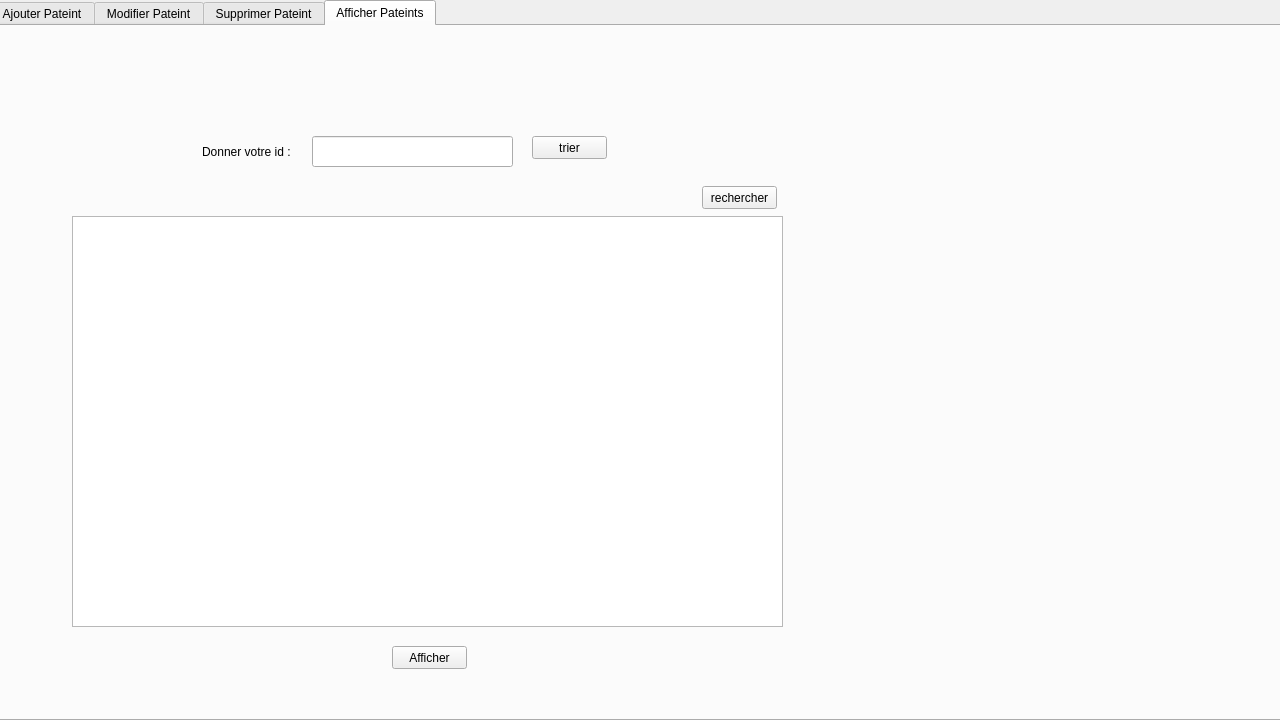
<?xml version="1.0" encoding="UTF-8"?>
<ui version="4.0">
 <class>patients</class>
 <widget class="QDialog" name="patients">
  <property name="geometry">
   <rect>
    <x>0</x>
    <y>0</y>
    <width>1280</width>
    <height>720</height>
   </rect>
  </property>
  <property name="minimumSize">
   <size>
    <width>1280</width>
    <height>720</height>
   </size>
  </property>
  <property name="maximumSize">
   <size>
    <width>1280</width>
    <height>720</height>
   </size>
  </property>
  <property name="baseSize">
   <size>
    <width>1280</width>
    <height>720</height>
   </size>
  </property>
  <property name="windowTitle">
   <string>MED++</string>
  </property>
  <widget class="QTabWidget" name="tabWidget">
   <property name="geometry">
    <rect>
     <x>-10</x>
     <y>0</y>
     <width>1291</width>
     <height>721</height>
    </rect>
   </property>
   <property name="currentIndex">
    <number>3</number>
   </property>
   <widget class="QWidget" name="tab">
    <attribute name="title">
     <string>Ajouter Pateint</string>
    </attribute>
    <widget class="QWidget" name="widget" native="true">
     <property name="geometry">
      <rect>
       <x>10</x>
       <y>-40</y>
       <width>1281</width>
       <height>701</height>
      </rect>
     </property>
     <property name="font">
      <font>
       <weight>75</weight>
       <bold>true</bold>
      </font>
     </property>
     <property name="styleSheet">
      <string notr="true">QWidget#widget{
	background-image: url(:/AjPat.png);
}
</string>
     </property>
     <widget class="QWidget" name="widget_2" native="true">
      <property name="geometry">
       <rect>
        <x>1100</x>
        <y>410</y>
        <width>121</width>
        <height>41</height>
       </rect>
      </property>
     </widget>
     <widget class="QWidget" name="widget_3" native="true">
      <property name="geometry">
       <rect>
        <x>1150</x>
        <y>60</y>
        <width>111</width>
        <height>41</height>
       </rect>
      </property>
      <widget class="QPushButton" name="retour">
       <property name="geometry">
        <rect>
         <x>0</x>
         <y>0</y>
         <width>111</width>
         <height>41</height>
        </rect>
       </property>
       <property name="styleSheet">
        <string notr="true">QPushButton{
border-style:solid;

background-color:#AARRGGBB ;
color:#fff;
border-radius:7px;
}

</string>
       </property>
       <property name="text">
        <string/>
       </property>
      </widget>
     </widget>
     <widget class="QPushButton" name="save">
      <property name="geometry">
       <rect>
        <x>1100</x>
        <y>400</y>
        <width>121</width>
        <height>51</height>
       </rect>
      </property>
      <property name="styleSheet">
       <string notr="true">QPushButton{
border-style:solid;

background-color:#AARRGGBB ;
color:#fff;
border-radius:7px;
}
</string>
      </property>
      <property name="text">
       <string/>
      </property>
     </widget>
     <widget class="QPushButton" name="pushButton_6">
      <property name="geometry">
       <rect>
        <x>684</x>
        <y>620</y>
        <width>121</width>
        <height>51</height>
       </rect>
      </property>
      <property name="text">
       <string>Ajouter</string>
      </property>
     </widget>
     <widget class="QLineEdit" name="lineEdit_adresse">
      <property name="geometry">
       <rect>
        <x>210</x>
        <y>540</y>
        <width>141</width>
        <height>31</height>
       </rect>
      </property>
     </widget>
     <widget class="QLineEdit" name="lineEdit_id">
      <property name="geometry">
       <rect>
        <x>150</x>
        <y>260</y>
        <width>141</width>
        <height>31</height>
       </rect>
      </property>
     </widget>
     <widget class="QLineEdit" name="lineEdit_nom">
      <property name="geometry">
       <rect>
        <x>170</x>
        <y>320</y>
        <width>141</width>
        <height>31</height>
       </rect>
      </property>
     </widget>
     <widget class="QLineEdit" name="lineEdit_prenom">
      <property name="geometry">
       <rect>
        <x>200</x>
        <y>370</y>
        <width>141</width>
        <height>31</height>
       </rect>
      </property>
     </widget>
     <widget class="QLineEdit" name="lineEdit_date">
      <property name="geometry">
       <rect>
        <x>300</x>
        <y>430</y>
        <width>141</width>
        <height>31</height>
       </rect>
      </property>
     </widget>
     <widget class="QLineEdit" name="lineEdit_tel">
      <property name="geometry">
       <rect>
        <x>250</x>
        <y>490</y>
        <width>141</width>
        <height>31</height>
       </rect>
      </property>
     </widget>
     <widget class="QLabel" name="label_2">
      <property name="geometry">
       <rect>
        <x>40</x>
        <y>590</y>
        <width>131</width>
        <height>31</height>
       </rect>
      </property>
      <property name="font">
       <font>
        <family>Century Gothic</family>
        <pointsize>10</pointsize>
        <weight>75</weight>
        <bold>true</bold>
       </font>
      </property>
      <property name="styleSheet">
       <string notr="true">color:blue;</string>
      </property>
      <property name="text">
       <string>Sexe:</string>
      </property>
     </widget>
     <widget class="QLineEdit" name="lineEdit_sexe">
      <property name="geometry">
       <rect>
        <x>162</x>
        <y>590</y>
        <width>171</width>
        <height>31</height>
       </rect>
      </property>
     </widget>
    </widget>
   </widget>
   <widget class="QWidget" name="tab_2">
    <attribute name="title">
     <string>Modifier Pateint</string>
    </attribute>
    <widget class="QWidget" name="widget_6" native="true">
     <property name="geometry">
      <rect>
       <x>0</x>
       <y>0</y>
       <width>1281</width>
       <height>711</height>
      </rect>
     </property>
     <property name="styleSheet">
      <string notr="true">QWidget#widget_6
{
background-image: url(:/ModPat.png);
}
</string>
     </property>
     <widget class="QPushButton" name="pushButton_2">
      <property name="geometry">
       <rect>
        <x>600</x>
        <y>170</y>
        <width>121</width>
        <height>41</height>
       </rect>
      </property>
      <property name="styleSheet">
       <string notr="true">QPushButton{
border-style:solid;

background-color:#AARRGGBB ;
color:#fff;
border-radius:7px;
}


</string>
      </property>
      <property name="text">
       <string/>
      </property>
     </widget>
     <widget class="QPushButton" name="retour_2">
      <property name="geometry">
       <rect>
        <x>1150</x>
        <y>60</y>
        <width>111</width>
        <height>41</height>
       </rect>
      </property>
      <property name="styleSheet">
       <string notr="true">QPushButton{
border-style:solid;

background-color:#AARRGGBB ;
color:#fff;
border-radius:7px;
}

</string>
      </property>
      <property name="text">
       <string/>
      </property>
     </widget>
     <widget class="QPushButton" name="pushButton_4">
      <property name="geometry">
       <rect>
        <x>540</x>
        <y>170</y>
        <width>31</width>
        <height>31</height>
       </rect>
      </property>
      <property name="styleSheet">
       <string notr="true">QPushButton{
border-style:solid;

background-color:#AARRGGBB ;
color:#fff;
border-radius:7px;
}

</string>
      </property>
      <property name="text">
       <string/>
      </property>
     </widget>
     <widget class="QPushButton" name="pushButton_5">
      <property name="geometry">
       <rect>
        <x>1100</x>
        <y>410</y>
        <width>121</width>
        <height>41</height>
       </rect>
      </property>
      <property name="styleSheet">
       <string notr="true">QPushButton{
border-style:solid;

background-color:#AARRGGBB ;
color:#fff;
border-radius:7px;
}


</string>
      </property>
      <property name="text">
       <string/>
      </property>
     </widget>
     <widget class="QPushButton" name="pushButton_7">
      <property name="geometry">
       <rect>
        <x>720</x>
        <y>610</y>
        <width>121</width>
        <height>51</height>
       </rect>
      </property>
      <property name="text">
       <string>Modifier</string>
      </property>
     </widget>
     <widget class="QLineEdit" name="lineEdit_date_2">
      <property name="geometry">
       <rect>
        <x>300</x>
        <y>430</y>
        <width>141</width>
        <height>31</height>
       </rect>
      </property>
     </widget>
     <widget class="QLineEdit" name="lineEdit_prenom_2">
      <property name="geometry">
       <rect>
        <x>190</x>
        <y>370</y>
        <width>141</width>
        <height>31</height>
       </rect>
      </property>
     </widget>
     <widget class="QLineEdit" name="lineEdit_nom_2">
      <property name="geometry">
       <rect>
        <x>160</x>
        <y>310</y>
        <width>141</width>
        <height>31</height>
       </rect>
      </property>
     </widget>
     <widget class="QLineEdit" name="lineEdit_id_2">
      <property name="geometry">
       <rect>
        <x>150</x>
        <y>260</y>
        <width>141</width>
        <height>31</height>
       </rect>
      </property>
     </widget>
     <widget class="QLineEdit" name="lineEdit_adresse_2">
      <property name="geometry">
       <rect>
        <x>200</x>
        <y>550</y>
        <width>141</width>
        <height>31</height>
       </rect>
      </property>
     </widget>
     <widget class="QLineEdit" name="lineEdit_tel_2">
      <property name="geometry">
       <rect>
        <x>240</x>
        <y>490</y>
        <width>141</width>
        <height>31</height>
       </rect>
      </property>
     </widget>
     <widget class="QLabel" name="label_3">
      <property name="geometry">
       <rect>
        <x>30</x>
        <y>570</y>
        <width>301</width>
        <height>91</height>
       </rect>
      </property>
      <property name="font">
       <font>
        <family>Century Gothic</family>
        <pointsize>10</pointsize>
        <weight>75</weight>
        <bold>true</bold>
       </font>
      </property>
      <property name="styleSheet">
       <string notr="true">color:blue;</string>
      </property>
      <property name="text">
       <string>Sexe:</string>
      </property>
     </widget>
     <widget class="QLineEdit" name="lineEdit_sexe_2">
      <property name="geometry">
       <rect>
        <x>190</x>
        <y>600</y>
        <width>141</width>
        <height>31</height>
       </rect>
      </property>
     </widget>
    </widget>
   </widget>
   <widget class="QWidget" name="tab_3">
    <attribute name="title">
     <string>Supprimer Pateint</string>
    </attribute>
    <widget class="QWidget" name="widget_7" native="true">
     <property name="geometry">
      <rect>
       <x>0</x>
       <y>0</y>
       <width>1281</width>
       <height>691</height>
      </rect>
     </property>
     <property name="styleSheet">
      <string notr="true">QWidget#widget_7
{
background-image: url(:/SupPat.png);
}
</string>
     </property>
     <widget class="QWidget" name="widget_8" native="true">
      <property name="geometry">
       <rect>
        <x>1150</x>
        <y>60</y>
        <width>111</width>
        <height>41</height>
       </rect>
      </property>
      <widget class="QPushButton" name="pushButton_3">
       <property name="geometry">
        <rect>
         <x>0</x>
         <y>0</y>
         <width>111</width>
         <height>41</height>
        </rect>
       </property>
       <property name="styleSheet">
        <string notr="true">QPushButton{
border-style:solid;

background-color:#AARRGGBB ;
color:#fff;
border-radius:7px;
}</string>
       </property>
       <property name="text">
        <string/>
       </property>
      </widget>
     </widget>
     <widget class="QWidget" name="widget_9" native="true">
      <property name="geometry">
       <rect>
        <x>1120</x>
        <y>650</y>
        <width>121</width>
        <height>41</height>
       </rect>
      </property>
      <widget class="QPushButton" name="Delete">
       <property name="geometry">
        <rect>
         <x>0</x>
         <y>0</y>
         <width>121</width>
         <height>41</height>
        </rect>
       </property>
       <property name="styleSheet">
        <string notr="true">QPushButton{
border-style:solid;

background-color:#AARRGGBB ;
color:#fff;
border-radius:7px;
}</string>
       </property>
       <property name="text">
        <string/>
       </property>
      </widget>
     </widget>
     <widget class="QPushButton" name="pushButton_8">
      <property name="geometry">
       <rect>
        <x>730</x>
        <y>640</y>
        <width>101</width>
        <height>31</height>
       </rect>
      </property>
      <property name="text">
       <string>Supprimer</string>
      </property>
     </widget>
     <widget class="QTextEdit" name="textEdit">
      <property name="geometry">
       <rect>
        <x>220</x>
        <y>430</y>
        <width>411</width>
        <height>191</height>
       </rect>
      </property>
     </widget>
     <widget class="QLabel" name="label">
      <property name="geometry">
       <rect>
        <x>40</x>
        <y>500</y>
        <width>221</width>
        <height>31</height>
       </rect>
      </property>
      <property name="font">
       <font>
        <family>Imprint MT Shadow</family>
        <pointsize>12</pointsize>
       </font>
      </property>
      <property name="text">
       <string>Raison de suppression:</string>
      </property>
     </widget>
     <widget class="QPushButton" name="pushButton_10">
      <property name="geometry">
       <rect>
        <x>370</x>
        <y>640</y>
        <width>91</width>
        <height>23</height>
       </rect>
      </property>
      <property name="text">
       <string>Imprimer</string>
      </property>
     </widget>
     <widget class="QComboBox" name="comboBox">
      <property name="geometry">
       <rect>
        <x>420</x>
        <y>360</y>
        <width>271</width>
        <height>22</height>
       </rect>
      </property>
     </widget>
    </widget>
   </widget>
   <widget class="QWidget" name="tab_4">
    <attribute name="title">
     <string>Afficher Pateints</string>
    </attribute>
    <widget class="QWidget" name="widget_4" native="true">
     <property name="geometry">
      <rect>
       <x>0</x>
       <y>-50</y>
       <width>1281</width>
       <height>711</height>
      </rect>
     </property>
     <property name="styleSheet">
      <string notr="true">QWidget#widget_4
{

background-image: url(:/AffPat.png);
}</string>
     </property>
     <widget class="QWidget" name="widget_5" native="true">
      <property name="geometry">
       <rect>
        <x>1150</x>
        <y>60</y>
        <width>120</width>
        <height>41</height>
       </rect>
      </property>
      <widget class="QPushButton" name="pushButton">
       <property name="geometry">
        <rect>
         <x>0</x>
         <y>-10</y>
         <width>111</width>
         <height>41</height>
        </rect>
       </property>
       <property name="styleSheet">
        <string notr="true">QPushButton{
border-style:solid;

background-color:#AARRGGBB ;
color:#fff;
border-radius:7px;
}</string>
       </property>
       <property name="text">
        <string/>
       </property>
      </widget>
     </widget>
     <widget class="QTableView" name="tablepatient">
      <property name="geometry">
       <rect>
        <x>80</x>
        <y>240</y>
        <width>711</width>
        <height>411</height>
       </rect>
      </property>
     </widget>
     <widget class="QLabel" name="label_14">
      <property name="geometry">
       <rect>
        <x>210</x>
        <y>160</y>
        <width>141</width>
        <height>31</height>
       </rect>
      </property>
      <property name="text">
       <string>Donner votre id :</string>
      </property>
     </widget>
     <widget class="QLineEdit" name="lineEdit_19">
      <property name="geometry">
       <rect>
        <x>320</x>
        <y>160</y>
        <width>201</width>
        <height>31</height>
       </rect>
      </property>
     </widget>
     <widget class="QPushButton" name="tripatient">
      <property name="geometry">
       <rect>
        <x>540</x>
        <y>160</y>
        <width>75</width>
        <height>23</height>
       </rect>
      </property>
      <property name="text">
       <string>trier</string>
      </property>
     </widget>
     <widget class="QPushButton" name="pushButton_9">
      <property name="geometry">
       <rect>
        <x>710</x>
        <y>210</y>
        <width>75</width>
        <height>23</height>
       </rect>
      </property>
      <property name="text">
       <string>rechercher</string>
      </property>
     </widget>
     <widget class="QPushButton" name="pushButton_11">
      <property name="geometry">
       <rect>
        <x>400</x>
        <y>670</y>
        <width>75</width>
        <height>23</height>
       </rect>
      </property>
      <property name="text">
       <string>Afficher</string>
      </property>
     </widget>
    </widget>
   </widget>
  </widget>
 </widget>
 <resources/>
 <connections/>
</ui>
